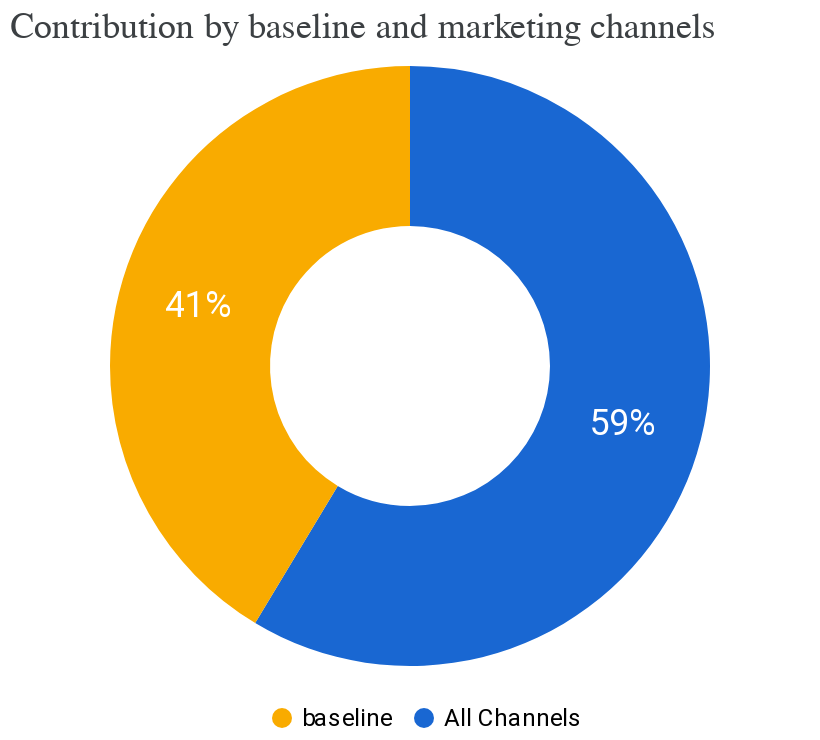

The notebook cell this image was saved under:
### Code cell
media_summary.plot_contribution_pie_chart()

### Figure 1 — Vega-Lite specification as saved in the notebook (floating-point values rounded to 4 significant figures)
{"config": {"view": {"continuousWidth": 300, "continuousHeight": 300, "stroke": null}}, "layer": [{"mark": {"type": "arc", "innerRadius": 70, "outerRadius": 150}, "encoding": {"color": {"field": "channel", "legend": {"direction": "horizontal", "labelFont": "Roboto", "labelFontSize": 12, "legendX": 130, "legendY": 320, "orient": "none", "title": null}, "scale": {"domain": ["baseline", "All Channels"], "range": ["#F9AB00", "#1967D2"]}, "type": "nominal"}, "theta": {"field": "pct_of_contribution", "stack": true, "type": "quantitative"}}}, {"mark": {"type": "text", "fill": "white", "font": "Roboto", "radius": 110, "size": 18}, "encoding": {"color": {"field": "channel", "legend": {"direction": "horizontal", "labelFont": "Roboto", "labelFontSize": 12, "legendX": 130, "legendY": 320, "orient": "none", "title": null}, "scale": {"domain": ["baseline", "All Channels"], "range": ["#F9AB00", "#1967D2"]}, "type": "nominal"}, "text": {"field": "pct_of_contribution", "format": ".0%", "type": "quantitative"}, "theta": {"field": "pct_of_contribution", "stack": true, "type": "quantitative"}}}], "data": {"name": "data-199af4a35e1f6fa93b7a6fa33e711862"}, "title": {"text": "Contribution by baseline and marketing channels", "anchor": "start", "color": "#3C4043", "font": "Google Sans Display", "fontSize": 18, "fontWeight": "normal", "offset": 10}, "width": 400, "$schema": "https://vega.github.io/schema/vega-lite/v5.20.1.json", "datasets": {"data-199af4a35e1f6fa93b7a6fa33e711862": [{"channel": "All Channels", "incremental_outcome": 10080000.0, "pct_of_contribution": 0.5863}, {"channel": "baseline", "incremental_outcome": 7111000.0, "pct_of_contribution": 0.4137}]}}
